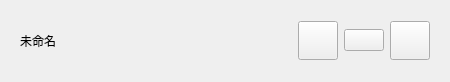
<?xml version="1.0" encoding="UTF-8"?>
<ui version="4.0">
 <class>Form</class>
 <widget class="QWidget" name="Form">
  <property name="geometry">
   <rect>
    <x>0</x>
    <y>0</y>
    <width>450</width>
    <height>82</height>
   </rect>
  </property>
  <property name="sizePolicy">
   <sizepolicy hsizetype="Expanding" vsizetype="Fixed">
    <horstretch>0</horstretch>
    <verstretch>0</verstretch>
   </sizepolicy>
  </property>
  <property name="windowTitle">
   <string>Form</string>
  </property>
  <layout class="QHBoxLayout" name="horizontalLayout_2">
   <item>
    <widget class="CardWidget" name="CardWidget">
     <property name="sizePolicy">
      <sizepolicy hsizetype="Expanding" vsizetype="Fixed">
       <horstretch>0</horstretch>
       <verstretch>0</verstretch>
      </sizepolicy>
     </property>
     <layout class="QHBoxLayout" name="horizontalLayout">
      <item>
       <widget class="TitleLabel" name="name">
        <property name="sizePolicy">
         <sizepolicy hsizetype="Expanding" vsizetype="Preferred">
          <horstretch>0</horstretch>
          <verstretch>0</verstretch>
         </sizepolicy>
        </property>
        <property name="text">
         <string>未命名</string>
        </property>
       </widget>
      </item>
      <item>
       <widget class="TransparentToolButton" name="btn_edit">
        <property name="icon">
         <iconset resource="../resources.qrc">
          <normaloff>:/icons/resources/icons/edit.png</normaloff>:/icons/resources/icons/edit.png</iconset>
        </property>
        <property name="iconSize">
         <size>
          <width>32</width>
          <height>32</height>
         </size>
        </property>
       </widget>
      </item>
      <item>
       <widget class="ComboBox" name="ComboBox">
        <property name="sizePolicy">
         <sizepolicy hsizetype="Fixed" vsizetype="Fixed">
          <horstretch>0</horstretch>
          <verstretch>0</verstretch>
         </sizepolicy>
        </property>
        <property name="text">
         <string/>
        </property>
       </widget>
      </item>
      <item>
       <widget class="TransparentToolButton" name="btn_run">
        <property name="text">
         <string/>
        </property>
        <property name="icon">
         <iconset resource="../resources.qrc">
          <normaloff>:/icons/resources/icons/play.png</normaloff>:/icons/resources/icons/play.png</iconset>
        </property>
        <property name="iconSize">
         <size>
          <width>32</width>
          <height>32</height>
         </size>
        </property>
        <property name="shortcut">
         <string/>
        </property>
       </widget>
      </item>
     </layout>
    </widget>
   </item>
  </layout>
 </widget>
 <customwidgets>
  <customwidget>
   <class>ComboBox</class>
   <extends>QPushButton</extends>
   <header>qfluentwidgets</header>
  </customwidget>
  <customwidget>
   <class>ToolButton</class>
   <extends>QToolButton</extends>
   <header>qfluentwidgets</header>
  </customwidget>
  <customwidget>
   <class>TransparentToolButton</class>
   <extends>ToolButton</extends>
   <header>qfluentwidgets</header>
  </customwidget>
  <customwidget>
   <class>CardWidget</class>
   <extends>QFrame</extends>
   <header>qfluentwidgets</header>
   <container>1</container>
  </customwidget>
  <customwidget>
   <class>TitleLabel</class>
   <extends>QLabel</extends>
   <header>qfluentwidgets</header>
  </customwidget>
 </customwidgets>
 <resources>
  <include location="../resources.qrc"/>
 </resources>
 <connections/>
</ui>
